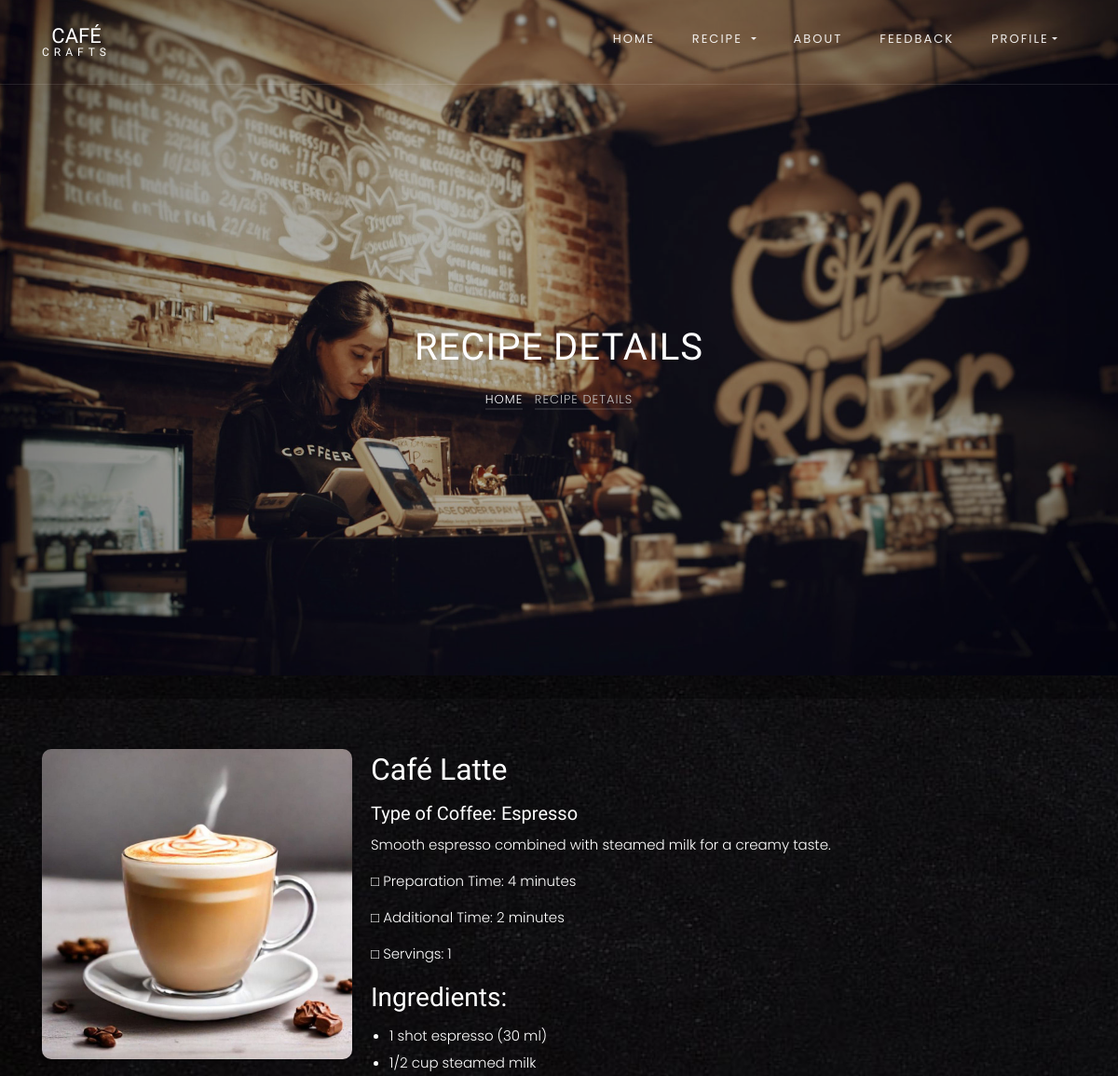
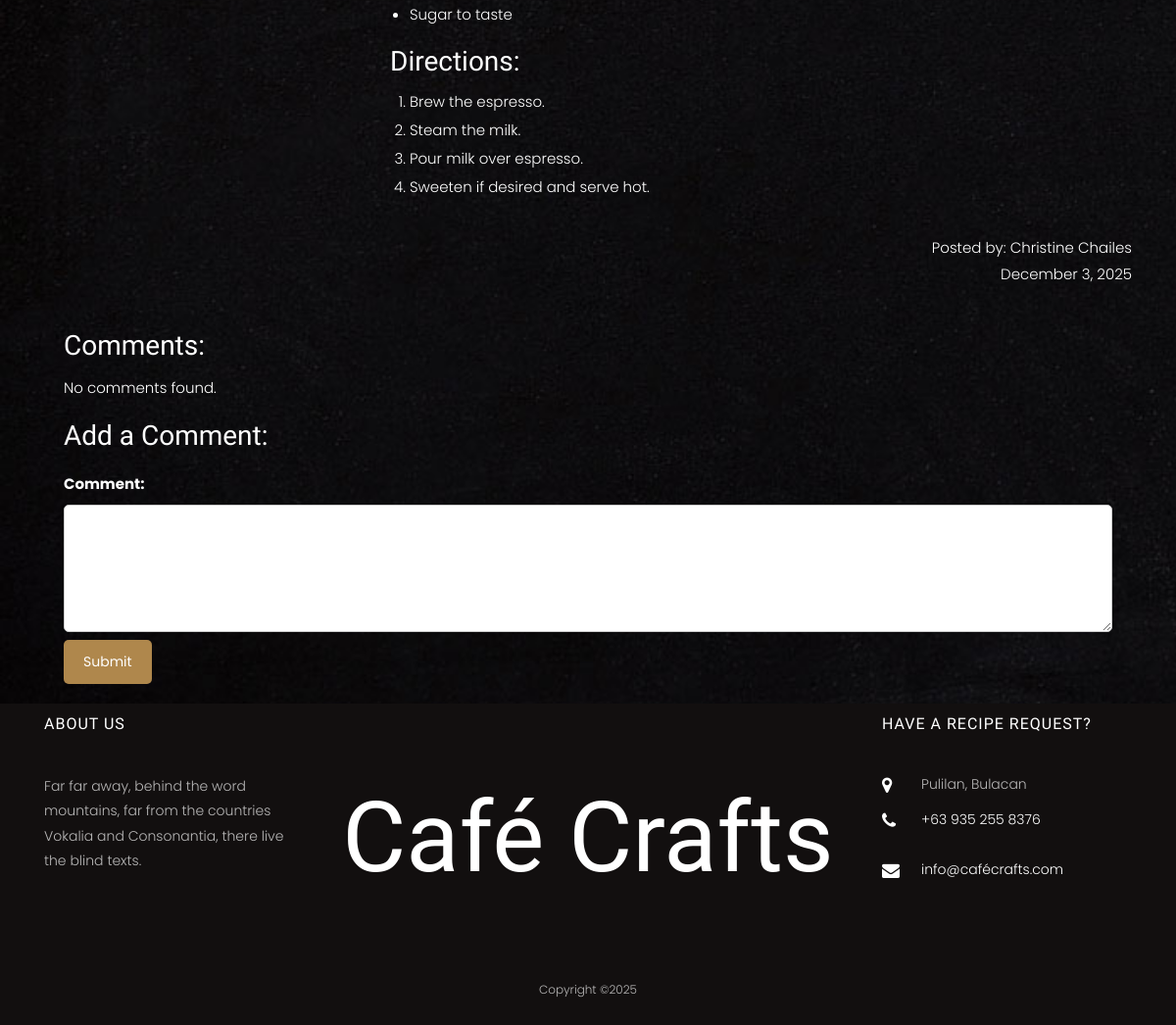
The page /coffee_details.php?id=1 on the database its author committed (2 pictures, top to bottom).
### tables this page shows
CREATE TABLE `coffee_items` (
  `id` int(11) NOT NULL,
  `name` varchar(100) NOT NULL,
  `description` text NOT NULL,
  `category` varchar(20) NOT NULL,
  `image_url` varchar(255) NOT NULL,
  `added_by` varchar(255) DEFAULT NULL,
  `preparation_time_value` int(11) DEFAULT NULL,
  `preparation_time_unit` varchar(20) DEFAULT NULL,
  `cook_time_value` int(11) DEFAULT NULL,
  `cook_time_unit` varchar(20) DEFAULT NULL,
  `servings` int(11) NOT NULL,
  `status` varchar(10) NOT NULL DEFAULT 'pending',
  `coffeecateg` varchar(50) DEFAULT NULL
);

CREATE TABLE `ingredients` (
  `id` int(11) NOT NULL,
  `coffee_id` int(11) NOT NULL,
  `ingredient` varchar(255) NOT NULL
);

CREATE TABLE `directions` (
  `id` int(11) NOT NULL,
  `coffee_id` int(11) DEFAULT NULL,
  `step` text DEFAULT NULL
);

### coffee_details.php (the view, shortened to what this page needs)
<!DOCTYPE html>
<html lang="en">
  <head>
    <link rel="stylesheet" href="css/open-iconic-bootstrap.min.css">
    <link rel="stylesheet" href="css/animate.css">
    <link rel="stylesheet" href="css/owl.carousel.min.css">
    <link rel="stylesheet" href="css/owl.theme.default.min.css">
    <link rel="stylesheet" href="css/magnific-popup.css">
    <link rel="stylesheet" href="css/aos.css">
    <link rel="stylesheet" href="css/ionicons.min.css">
    <link rel="stylesheet" href="css/bootstrap-datepicker.css">
    <link rel="stylesheet" href="css/jquery.timepicker.css">
    <link rel="stylesheet" href="css/flaticon.css">
    <link rel="stylesheet" href="css/icomoon.css">
    <link rel="stylesheet" href="css/style.css">
  </head>
  <body>
    <nav class="navbar navbar-expand-lg navbar-dark ftco_navbar bg-dark ftco-navbar-light" id="ftco-navbar">
        <div class="container">
          <a class="navbar-brand" href="login.html">Café<small>Crafts</small></a>
          <div class="collapse navbar-collapse" id="ftco-nav">
            <ul class="navbar-nav ml-auto">
                <li class="nav-item"><a href="login.html" class="nav-link">Home</a></li>
                <div class="collapse navbar-collapse" id="ftco-nav">
                        <ul class="navbar-nav ml-auto">
                    <li class="nav-item dropdown">
                <a class="nav-link dropdown-toggle" href="#" id="navbarDropdown" role="button" data-toggle="dropdown" aria-haspopup="true" aria-expanded="false">
                    Recipe
                </a>
                <div class="dropdown-menu" aria-labelledby="navbarDropdown">
                    <a class="dropdown-item" href="add_recipe.php">Add a Recipe</a>           <li class="nav-item"><a href="about.html" class="nav-link">About</a></li>
              <li class="nav-item"><a href="feedback.html" class="nav-link">Feedback</a></li>
                    <div class="collapse navbar-collapse" id="ftco-nav">
                        <ul class="navbar-nav ml-auto">
                    <li class="nav-item dropdown">
                <a class="nav-link dropdown-toggle" href="#" id="navbarDropdown" role="button" data-toggle="dropdown" aria-haspopup="true" aria-expanded="false">
                    Profile</a>
                    </li>
            </ul>
          </div>
          </div>
      </nav>
    <section class="home-slider owl-carousel">
      <div class="slider-item" style="background-image: url(images/bg_3.jpg);" data-stellar-background-ratio="0.5">
        <div class="overlay"></div>
        <div class="container">
          <div class="row slider-text justify-content-center align-items-center">
            <div class="col-md-7 col-sm-12 text-center ftco-animate">
                <h1 class="mb-3 mt-5 bread">Recipe Details</h1>
                <p class="breadcrumbs"><span class="mr-2"><a href="index.html">Home</a></span> <span>Recipe Details</span></p>
            </div>
          </div>
        </div>
      </div>
    </section>
    <div class="container">
        <?php
        include('db.php');
        if (isset($_GET['id'])) {
            $id = mysqli_real_escape_string($conn, $_GET['id']);
            $sql = "SELECT c.*, u.firstname
                    FROM coffee_items c
                    LEFT JOIN users u ON c.added_by = u.id
                    WHERE c.id = '$id'";
            $result = mysqli_query($conn, $sql);
            if (mysqli_num_rows($result) == 1) {
                $row = mysqli_fetch_assoc($result);
                ?>
                <br>
                <br>
                <div class="coffee-details">
                    <img src="<?php echo $row['image_url']; ?>" alt="<?php echo $row['name']; ?>">
                    <div class="description">
                        <h2><?php echo $row['name']; ?></h2>
                        <h4>Type of Coffee: <?php echo $row['coffeecateg']; ?></h4>
                        <p><?php echo $row['description']; ?></p>
                        <div class="time">
                    <p>&#9633; Preparation Time: <?php echo $row['preparation_time_value'] . ' ' . $row['preparation_time_unit']; ?></p>
                    <p>&#9633; Additional Time: <?php echo $row['cook_time_value'] . ' ' . $row['cook_time_unit']; ?></p>
                    <p>&#9633; Servings: <?php echo $row['servings']; ?></p>
                </div>
                        <h3>Ingredients:</h3>
                        <ul>
                            <?php
                            $ingredients_sql = "SELECT * FROM ingredients WHERE coffee_id = '$id'";
                            $ingredients_result = mysqli_query($conn, $ingredients_sql);
                            if (mysqli_num_rows($ingredients_result) > 0) {
                                while ($ingredient_row = mysqli_fetch_assoc($ingredients_result)) {
                                    echo "<li>" . $ingredient_row['ingredient'] . "</li>";
                                }
                            } else {
                                echo "<li>No ingredients found.</li>";
                            }
                            ?>
                        </ul>
                        <h3>Directions:</h3>
                        <ol>
                            <?php
                            $directions_sql = "SELECT * FROM directions WHERE coffee_id = '$id'";
                            $directions_result = mysqli_query($conn, $directions_sql);
                            if (mysqli_num_rows($directions_result) > 0) {
                                while ($direction_row = mysqli_fetch_assoc($directions_result)) {
                                    echo "<li>" . $direction_row['step'] . "</li>";
                                }
                            } else {
                                echo "<li>No directions found.</li>";
                            }
                            ?>
                        </ol>
                    </div>
                </div>
                <div class="added-by">
                 <p>Posted by: <?php echo $row['added_by']; ?><br>
                    <?php echo date("F j, Y"); ?></p>
                </div>
            <div class="comment-section">
                <h3>Comments:</h3>
                <div id="comments-container">
                    <?php
                    $comments_sql = "SELECT * FROM comments WHERE coffee_id = '$id'";
                    $comments_result = mysqli_query($conn, $comments_sql);
                    if (mysqli_num_rows($comments_result) > 0) {
                        while ($comment_row = mysqli_fetch_assoc($comments_result)) {
                            echo "<div class='comment'>";
                            echo "<p> " . $comment_row['email'] . "</p>";
                            echo "<p> " . $comment_row['comment'] . "</p>";
                            echo "</div>";
                        }
                    } else {
                        echo "<p>No comments found.</p>";
                    }
                    ?>
                </div>
<h3>Add a Comment:</h3>
<form id="comment-form">
    <label for="comment">Comment:</label><br>
    <textarea id="comment" name="comment" rows="4" required></textarea><br>
    <button type="submit">Submit</button>
</form>
            </div>
            <?php
        } else {
            echo "Coffee item not found.";
        }
    } else {
        echo "Invalid request. Please provide a valid coffee ID.";
    }
    ?>
</div>
    <footer class="ftco-footer ftco-section img" style="padding-top: 10px; padding-bottom: 10px;">
    <div class="container" style="padding-left: 15px; padding-right: 15px;">
        <div class="row">
            <div class="col-lg-3 col-md-6">
                <div class="ftco-footer-widget mb-2">
                    <h2 class="ftco-heading-2">About Us</h2>
                    <p style="font-size: 14px;">Far far away, behind the word mountains, far from the countries Vokalia and Consonantia, there live the blind texts.</p>
                    <div class="social d-flex justify-content-center">
                        <ul class="ftco-footer-social list-unstyled mt-2">
                        </ul>
                    </div>
                </div>
            </div>
            <div class="foottitle col-lg-6">
                <br>
                <br>
                <h1 style="font-size: 100px;">Café Crafts</h1>
            </div>
            <div class="col-lg-3 col-md-6">
                <div class="ftco-footer-widget mb-2">
                    <h2 class="ftco-heading-2">Have a Recipe Request?</h2>
                    <div class="block-23 mb-2">
                        <ul style="font-size: 14px;">
                            <li><span class="icon icon-map-marker"></span><span class="text">Pulilan, Bulacan</span></li>
                            <li><a href="#"><span class="icon icon-phone"></span><span class="text">+63 935 255 8376</span></a></li>
                            <li><a href="#"><span class="icon icon-envelope"></span><span class="text">info@cafécrafts.com</span></a></li>
                        </ul>
                    </div>
                </div>
            </div>
        </div>
        <div class="row">
            <div class="col-md-12 text-center">
                <p style="font-size: 12px;">Copyright &copy;<script>document.write(new Date().getFullYear());</script></p>
            </div>
        </div>
    </div>
</footer>
  </body>
</html>

### css/icomoon.css (style rules this page uses)
[class^="icon-"], [class*=" icon-"] { font-family: 'icomoon' !important; speak: none; font-style: normal; font-weight: normal; font-variant: normal; text-transform: none; line-height: 1; -webkit-font-smoothing: antialiased; -moz-osx-font-smoothing: grayscale; }
.icon-map-marker:before { content: "\f041"; }
.icon-phone:before { content: "\f095"; }
.icon-envelope:before { content: "\f0e0"; }

### coffee_details.php (style rules this page uses)
.coffee-details { display: flex; flex-wrap: wrap; align-items: flex-start; margin-bottom: 20px; }
.coffee-details img { width: 30%; max-width: 400px; height: auto; margin-right: 20px; border-radius: 10px; box-shadow: 0 0 5px rgba(0, 0, 0, 0.2); }
.description { flex: 1; }
.description h2, .description h3 { margin: 0 0 10px; color: white; }
.description h4 { font-size: 20px; }
.description p { margin: 0 0 15px; line-height: 1.6; }
.time { color: white; }
.added-by p { text-align: right; }
ul, ol { margin: 10px 0; padding-left: 20px; }
li { margin-bottom: 5px; line-height: 1.6; color: white; }
p { color: white; }
.comment-section { padding: 20px; background-color:transparent; margin-top: 20px; }
.comment-section h3 { color: white; }
#comments-container { margin-top: 10px; }
#comment-form { margin-top: 15px; }
#comment-form label { font-weight: bold; color: white; }
#comment-form textarea { width: 100%; padding: 10px; border: 1px solid #cccccc; border-radius: 5px; font-family: Arial, sans-serif; }
#comment-form button { background-color: #af874c; color: #ffffff; border: none; border-radius: 5px; padding: 10px 20px; font-size: 14px; cursor: pointer; }

### rows shown on the page
coffee_items: image_url (picture), name "Café Latte", coffeecateg "Espresso", description "Smooth espresso combined with steamed milk for a creamy taste.", preparation_time_value "4", preparation_time_unit "minutes", cook_time_value "2", cook_time_unit "minutes", servings "1", added_by "Christine Chailes"
ingredients: ingredient "1 shot espresso (30 ml)"
ingredients: ingredient "1/2 cup steamed milk"
ingredients: ingredient "Sugar to taste"
directions: step "Brew the espresso."
directions: step "Steam the milk."
directions: step "Pour milk over espresso."
directions: step "Sweeten if desired and serve hot."
